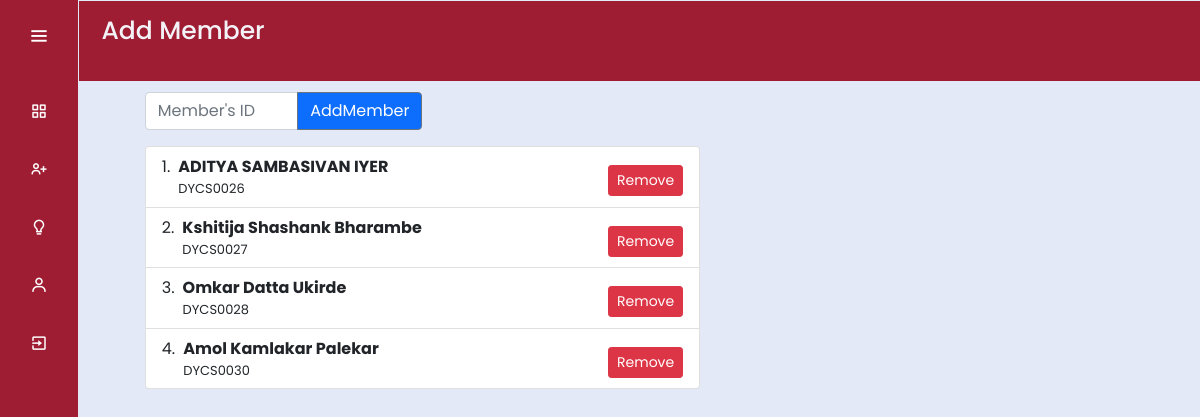
Screenshot of /addmemb.php (signed in) with the database file from the repository.
### tables this page shows
CREATE TABLE `student` (
  `sr_no` int(10) NOT NULL,
  `s_id` varchar(20) NOT NULL,
  `dept` varchar(10) NOT NULL,
  `roll_no` varchar(10) NOT NULL,
  `F_name` varchar(20) NOT NULL,
  `M_name` varchar(20) NOT NULL,
  `L_name` varchar(20) NOT NULL,
  `email` varchar(50) NOT NULL,
  `password` varchar(20) NOT NULL,
  `contact` bigint(10) NOT NULL,
  `year` varchar(10) NOT NULL,
  `division` varchar(10) NOT NULL,
  `batch` varchar(10) NOT NULL,
  `active` tinyint(1) DEFAULT NULL
);

CREATE TABLE `groups` (
  `sr_no` int(11) NOT NULL,
  `g_id` varchar(15) NOT NULL,
  `s_id` varchar(10) NOT NULL,
  `division` varchar(1) NOT NULL,
  `Leader` tinyint(1) DEFAULT NULL
);

### addmemb.php (the view, shortened to what this page needs)
<?php
include('index_back.php')
?>
<!DOCTYPE html>
<html lang="en" dir="ltr">
  <head>
    <link rel="stylesheet" href="https://cdnjs.cloudflare.com/ajax/libs/font-awesome/5.15.3/css/all.min.css"
 />
    <link href="https://cdn.jsdelivr.net/npm/bootstrap@5.0.2/dist/css/bootstrap.min.css" rel="stylesheet"
>
    <link rel='stylesheet' href='https://cdnjs.cloudflare.com/ajax/libs/tailwindcss/1.9.6/tailwind.min.css'>
    <link href='https://unpkg.com/boxicons@2.0.7/css/boxicons.min.css' rel='stylesheet'>
      <link rel="stylesheet" href="css/student.css">
   </head>
<body>
  <div class="sidebar">
    <div class="logo-details">
        <i class='bx bx-menu' id="btn" ></i>
    </div>
    <ul class="nav-list">
      <li>
        <a href="student_home.php">
          <i class='bx bx-grid-alt'></i>
        </a>
      </li>
      <li>
       <a href="addmemb.php">
         <i class='bx bx-user-plus' ></i>
       </a>
     </li>
     <li>
       <a href="project_suggest.php">
         <i class='bx bx-bulb' ></i>
       </a>
     </li>
     <li>
       <a href="#">
         <i class='bx bx-user' ></i>
       </a>
       </li>
       <li>
       <a href="logout.php">
         <i class='bx bx-exit' ></i>
       </a>
       </li>
    </ul>
  </div>
  <section class="home-section">
      <div class="text">Add Member</div>
      <div class='add-members-wrapper'>
        <form style="max-width: 50%;" action="" method='POST'>
          <div class="input-group mb-3">
            <input name="member" type="text" class="form-control" placeholder="Member's ID" aria-label="Recipient's username"
              aria-describedby="button-addon2" required>
            <button class="btn btn-primary text-white  btn-outline-secondary" name="addmemb" type="submit" id="button-addon2">AddMember</button>
          </div>
        </form>
        <ol style="max-width : 50% ; margin-left: 5%;" class="list-group list-group-numbered">
        <?php
            $student = $_SESSION['s_id'];
            $q15=mysqli_query($Connect,"SELECT * FROM `groups` WHERE `s_id` = '$student' ");
            $row=mysqli_fetch_assoc($q15);
            $grp_id = $row['g_id'];
            $q16 = mysqli_query($Connect,"SELECT * FROM `groups` WHERE `g_id` = '$grp_id' ");
            while ($row1=mysqli_fetch_array($q16)) {
                $member_id = $row1['s_id'];
                $q17 = mysqli_query($Connect, "SELECT * FROM `student` WHERE `s_id` = '$member_id' ");
                while ($row2=mysqli_fetch_array($q17)) {
                    $F_name = $row2['F_name'];
                    $M_name = $row2['M_name'];
                    $L_name = $row2['L_name'];
                    $Full_name=" {$F_name} {$M_name} {$L_name} ";
                   ?>
          <li class="list-group-item d-flex justify-content-between align-items-start">
            <div class="ms-2 me-auto">
              <div class="fw-bold "><?php echo $Full_name?></div>
              <p class="muted-text" style="font-size: small;"><?php echo $member_id?></p>
            </div>
            <div style="float: right; padding-top: 10px;">
              <button class="btn btn-sm btn-danger">Remove</button>
            </div>
           </li>
           <?php
                }
            }
           ?>
        </ol>
      </div>
  </section>
</body>
</html>

### css/student.css (style rules this page uses)
* { margin: 0; padding: 0; box-sizing: border-box; font-family: "Poppins" , sans-serif; }
.sidebar { position: fixed; left: 0; top: 0; height: 100%; width: 78px; background: rgb(158,29,51); padding: 6px 14px; z-index: 99; transition: all 0.5s ease; }
.sidebar .logo-details { height: 60px; display: flex; align-items: center; position: relative; }
.sidebar .logo-details #btn { position: absolute; top: 50%; right: 0; transform: translateY(-50%); font-size: 22px; transition: all 0.4s ease; font-size: 23px; text-align: center; cursor: pointer; transition: all 0.5s ease; }
.sidebar i { color: #fff; height: 60px; min-width: 50px; font-size: 28px; text-align: center; line-height: 60px; }
.sidebar .nav-list { margin-top: 20px; height: 100%; }
.sidebar li { position: relative; margin: 8px 0; list-style: none; }
.sidebar li a { display: flex; height: 100%; width: 100%; border-radius: 12px; align-items: center; text-decoration: none; transition: all 0.4s ease; background: rgb(158,29,51); }
.sidebar li i { height: 50px; line-height: 50px; font-size: 18px; border-radius: 12px; }
.home-section { position: relative; background: #E4E9F7; min-height: 100vh; top: 0; left: 78px; width: calc(100% - 78px); transition: all 0.5s ease; z-index: 2; }
.home-section .text { display: inline-block; color: #f3f3f7; font-size: 25px; font-weight: 500; padding: 2%; padding-top: 1%; background-color:rgb(158,29,51) ; width: 100%; height: 80px; margin-top: 1px; margin-left: 1px; }
.mb-3 { width: 50%; margin-left: 10%; margin-top: 1%; }
.add-members-wrapper { margin-left: 1%; margin-top: 1%; }

### rows the page displays
groups: s "DYCS0026"
student: Full_name "ADITYA SAMBASIVAN IYER"
groups: s "DYCS0027"
student: Full_name "Kshitija Shashank Bharambe"
groups: s "DYCS0028"
student: Full_name "Omkar Datta Ukirde"
groups: s "DYCS0030"
student: Full_name "Amol Kamlakar Palekar"
